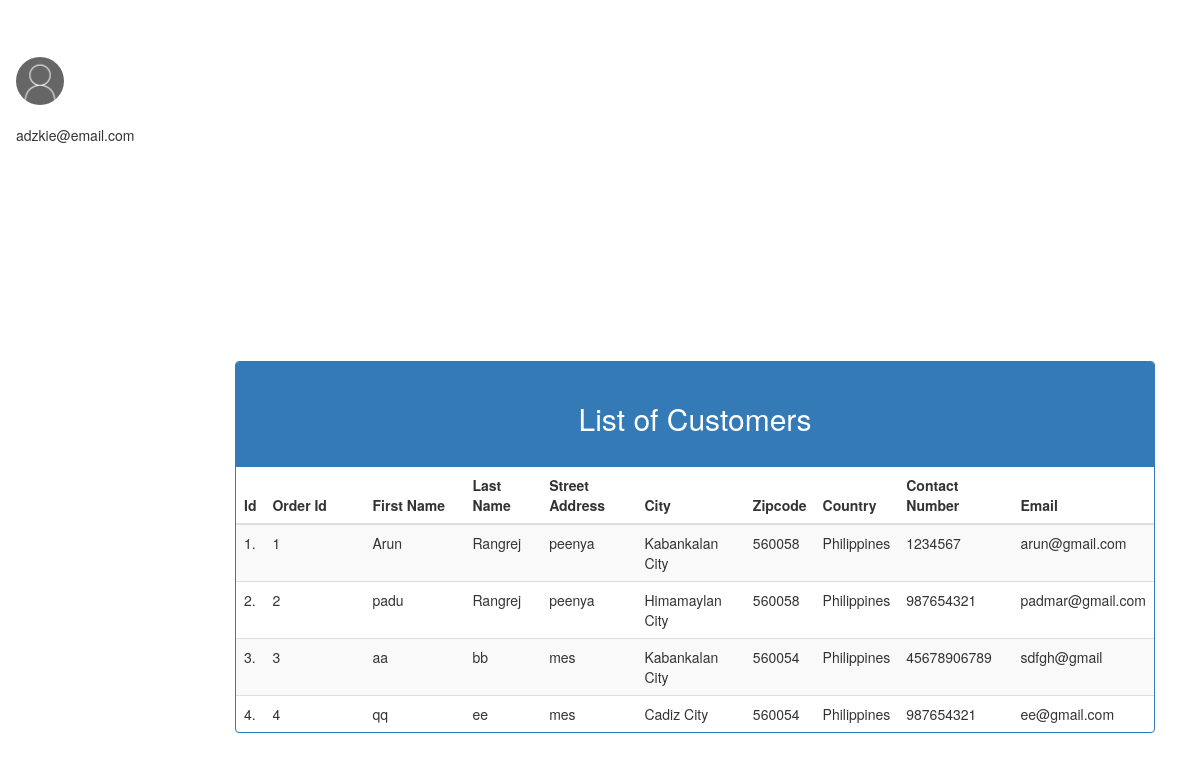
Page /admin/admin_customer.php (signed in) on the committed database.
### tables this page shows
CREATE TABLE `tblcustomers` (
  `id` int(7) UNSIGNED ZEROFILL NOT NULL,
  `order_id` int(100) NOT NULL,
  `first_name` varchar(100) NOT NULL,
  `last_name` varchar(100) NOT NULL,
  `street_address` varchar(100) NOT NULL,
  `city` varchar(100) NOT NULL,
  `zipcode` int(100) NOT NULL,
  `country` varchar(100) NOT NULL,
  `contact_number` varchar(11) DEFAULT NULL,
  `email` varchar(100) NOT NULL,
  `password` varchar(200) NOT NULL
);

### admin/admin_customer.php (the view, shortened to what this page needs)
<?php
include "admin_header.php";
include "connection.php";
$query="select * from tblcustomers";
$result=mysqli_query($conn,$query);
        ?>
<!doctype>
<html>
<head>
</head>
<body>
    <div class="container" style="padding-top: 100px;">
        <div class="col-md-2"></div>
        <div class="col-md-10">
            <div class="panel panel-primary">
                <div class="panel-heading">
                      <div class="panel-heading">
                    <center><h2>List of Customers</h2></center>
                </div>
            </div>
            <div class="table-responsive">
            <table class="table table-striped">
                <thead>
                    <tr>
                        <th >Id</th>
                        <th width="100px">Order Id</th>
                        <th width="100px">First Name</th>
                        <th>Last Name</th>
                        <th>Street Address</th>
                        <th>City</th>
                        <th>Zipcode </th>
                        <th>Country</th>
                        <th>Contact Number</th>
                        <th>Email</th>
                    </tr>
                </thead>
                <tbody>
                    <?php
                        $count=1;
                        while($row=mysqli_fetch_array($result)){
                    ?>
                    <tr>
                        <td><?php echo $count."." ?></td>
                        <td><?php echo $row[1] ?></td>
                        <td><?php echo $row[2] ?></td>
                        <td><?php echo $row[3] ?></td>
                        <td><?php echo $row[4] ?></td>
                        <td><?php echo $row[5] ?></td>
                        <td><?php echo $row[6] ?></td>
                        <td><?php echo $row[7] ?></td>
                         <td><?php echo $row[8] ?></td>
                          <td><?php echo $row[9] ?></td>
                    </tr>
                    <?php
                    $count++;
                    }
                    ?>
                </tbody>
            </table>
            </div>
        </div>
    </div>
</body>
</html>

### styles.css (style rules this page uses)
html, body { font-family: 'Roboto', 'Helvetica', sans-serif; }

### rows in the picture
tblcustomers: order "1", first_name "Arun", last_name "Rangrej", street_address "peenya", city "Kabankalan City", zipcode "560058", country "Philippines", contact_number "1234567", email "arun@gmail.com"
tblcustomers: order "2", first_name "padu", last_name "Rangrej", street_address "peenya", city "Himamaylan City", zipcode "560058", country "Philippines", contact_number "987654321", email "padmar@gmail.com"
tblcustomers: order "3", first_name "aa", last_name "bb", street_address "mes", city "Kabankalan City", zipcode "560054", country "Philippines", contact_number "45678906789", email "sdfgh@gmail"
tblcustomers: order "4", first_name "qq", last_name "ee", street_address "mes", city "Cadiz City", zipcode "560054", country "Philippines", contact_number "987654321", email "ee@gmail.com"

### other values in the picture
$_SESSION['email'] "adzkie@email.com"
